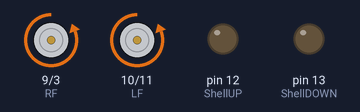
A sketch run on a simulated Arduino Uno, built with avr-gcc and run on an emulated ATmega328P. Parts: motor-driver pin pairs drawn as motors (green arrow = first pin HIGH = forward, orange = second pin HIGH = backward, longer = more drive), output pins drawn as LEDs (lit = HIGH). What the sketch prints to the serial monitor is not drawn.

Above: at 0.4 s.
At 2.45 s:
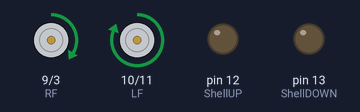
Timing chart, 0 to 3.5 s (numbered marks = the images above):
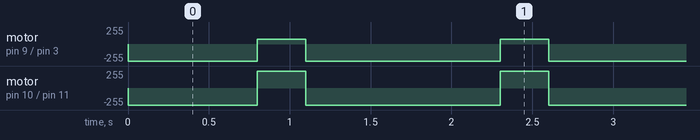

The sketch:

robotTest.ino
```cpp
/*
* Ultrasonic Sensor HC-SR04 and Arduino Tutorial
* by Dejan Nedelkovski,
* www.HowToMechatronics.com
*/

// Motor control tutorial: https://lastminuteengineers.com/l293d-dc-motor-arduino-tutorial/


// defines pins numbers for ultrasonic sensors
const int trigPin = 7;
const int echoPin = 8;


////L293D
////Pins 3,5,6,9,10,11 provide 8 bit PWM output with analogWrite

//L293D 1
const int ShellUP  = 12;  // Pin 14 of L293
const int ShellDOWN = 13;  // Pin 10 of L293

//L293D 2
const int LF  = 10; // Pin  7 of L293
const int LB= 11;  // Pin  2 of L293

const int RF = 9;
const int RB = 3;


const int turniness = 2;
const int maxMotSpd = 255;
const int spinSpeed = 50;
const int collideThreshold = 50;
const int shellDownSpeed = 50;
const int retreatTimeMs = 800;
const int retreatTimeMs2 = 400;

// defines variables
long duration;
int distance;


int stateU;
//
//SETUP
//
void setup() {

pinMode(trigPin, OUTPUT); // Sets the trigPin as an Output
pinMode(echoPin, INPUT); // Sets the echoPin as an Input

// Set all the motor control pins to outputs
  pinMode(ShellUP, OUTPUT);
  pinMode(ShellDOWN, OUTPUT);
  pinMode(LF, OUTPUT);
  pinMode(LB, OUTPUT);
  pinMode(RF, OUTPUT);
  pinMode(RB, OUTPUT);

  // Turn off motors - Initial state
  digitalWrite(LF, LOW);
  digitalWrite(LB, LOW);
  digitalWrite(RF, LOW);
  digitalWrite(RB, LOW);

  stateU = 0;
  Serial.begin(9600); // Starts the serial communication
}


//
// BASIC FUNCTIONS/ACTIONS
//
void stop(){
    //And this code will stop motors
    analogWrite(LF, 0);
    analogWrite(LB, 0);
    analogWrite(RF, 0);
    analogWrite(RB, 0);
    analogWrite(ShellUP, 0);
    analogWrite(ShellDOWN, 0);

  }

void turnDir(int wheel,int spd,bool dir){
    if (wheel==0){
//      analogWrite(enA, spd);
      if(dir){
          analogWrite(LF, spd);
          analogWrite(LB, 0);
      } else{
          analogWrite(LF, 0);
          analogWrite(LB, spd);
      }

    } else if(wheel==1){
//        analogWrite(enB, spd);
        if (dir){

          analogWrite(RF, spd);
          analogWrite(RB, 0);
        } else{
          analogWrite(RF, 0);
          analogWrite(RB, spd);
        }
    }
  }

//angle in degrees cuz easier
void move(int angle,bool direction=true){
    float ls,rs;
    if (angle > 0){
      ls = maxMotSpd - angle * turniness;
      rs = maxMotSpd;
    }
    else if (angle <= 0){
      ls = maxMotSpd;
      rs = maxMotSpd + angle* turniness;
    }

    turnDir(1,(int) ls,direction);
    turnDir(0,(int) rs,direction);


}

void spin(bool direction=true){
  turnDir(0,spinSpeed,direction);
  turnDir(1,spinSpeed,direction);
}


//TODO: Maybe fix the directions the motors spin for going up/down
void shellDown(bool down){
//  analogWrite(enS, shellDownSpeed);
  if(down){
      digitalWrite(ShellUP, HIGH);
      digitalWrite(ShellDOWN, LOW);
  } else{
      digitalWrite(ShellUP, LOW);
      digitalWrite(ShellDOWN, HIGH);
  }
  delay(1000);
  digitalWrite(ShellUP, LOW);
  digitalWrite(ShellDOWN, LOW);

}


float getUltra(){
  // Clears the trigPin
  digitalWrite(trigPin, LOW);
  delayMicroseconds(2);
  // Sets the trigPin on HIGH state for 10 micro seconds
  digitalWrite(trigPin, HIGH);
  delayMicroseconds(10);
  digitalWrite(trigPin, LOW);
  // Reads the echoPin, returns the sound wave travel time in microseconds
  duration = pulseIn(echoPin, HIGH);
  // Calculating the distance
  distance= duration*0.034/2;
  // Prints the distance on the Serial Monitor
  Serial.print("Distance: ");
  Serial.println(distance);
  return distance;
  }

//TODO: Remove later if redundant
bool isColliding(){
  float dist = getUltra();
  if(dist < collideThreshold){
    return true;
  } else{
    return false;
  }

}


//STATES:
//0: idle
//1: init
//2: yoink
//3: spin and search
//4: charge
//5: shell defence


//STATE 0
int idle(){
  delay(1000);
  return 5;
}

//STATE 1
//Just wait 10 seconds after initialization?
int initSeq(){
  delay(1000*10);
  return 2;
}

//STATE 2
int yoink(){
  move(0,false);
  delay(retreatTimeMs);
  move(90);
  delay(300);
  move(0,false);
  delay(retreatTimeMs2);
  stop();
  return 5;
}

//STATE 3
int spinSearch(){
  int checkFreq = 20;
  int foundThreshold = 90;


  spin();
  bool found = false;
  for (int i=0;i<checkFreq;i++){
    delay( (int)(1000/checkFreq));
    if (getUltra()<foundThreshold){
      found = true;
      break;
    }

  }
  stop();
  if (found){
    return 4;
  }else{
    return 5;
  }

}

//STATE 4
int charge(){
  move(0);
  delay(1000);
  stop();
  return 5;
}

//STATE 5
int shellDefence(){
  shellDown(true);
  delay(1000*7);
  shellDown(false);
  return 3;

}

//STATE CONTROLLER
int stateController(int state){
 switch(state){
    case 0:
      state = idle();
    case 1:
      state = initSeq();
    case 2:
      state = yoink();
    case 3:
      state = spinSearch();
    case 4:
      state = charge();
    case 5:
      state = shellDefence();
 }
 return state;

}


void loop() {
  Serial.print("boop");
  move(0,false);
  delay(retreatTimeMs);
  move(90);
  delay(300);
  move(0,false);
  delay(retreatTimeMs2);
  stop();


}
```

Measured:
- by itself, motor on pin 9 (RF) / pin 3 (RB): repeats every 1.5 s: forward 75/255 0.30 s, backward 255/255 1.2 s
- by itself, motor on pin 10 (LF) / pin 11 (LB): repeats every 1.5 s: forward 255/255 0.30 s, backward 255/255 1.2 s
